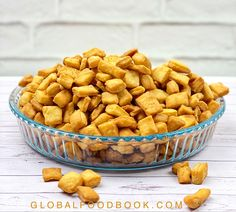
#> input picture data/qq.jpg, 236 x 212 px, found by its file name
$ python imageGradient.py   (older library calls are emulated)
#> lines starting #> are read from the running program, lines starting #| are printed output that depends on the picture; after the words box and inside, x2 and y2 are one past the last pixel; in counts of white or black regions, pixels touching at a corner belong together
import cv2
import numpy as np

from matplotlib import pyplot as plt


img = cv2.imread("qq.jpg", cv2.IMREAD_GRAYSCALE)
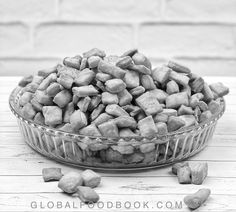
#> img: shape (212, 236); min 0, max 255, mean 189.4

lap = cv2.Laplacian(img, cv2.CV_64F, ksize=3)
lapb= np.uint8(np.absolute(lap))
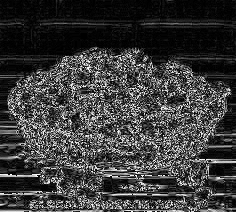
#> lapb: shape (212, 236); min 0, max 254, mean 59.3

soblex = cv2.Sobel(img, cv2.CV_64F, 1, 0)
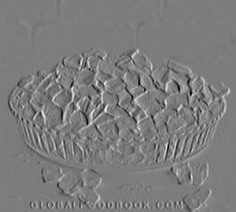
#> soblex: shape (212, 236) float64; min -722, max 751, mean 0; drawn with min black and max white
sobley = cv2.Sobel(img, cv2.CV_64F, 0, 1)
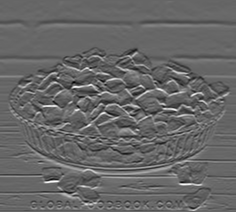
#> sobley: shape (212, 236) float64; min -588, max 868, mean 0.3; drawn with min black and max white
sobleX= np.uint8(np.absolute(soblex))
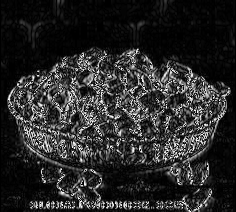
#> sobleX: shape (212, 236); min 0, max 255, mean 41.5
sobleY= np.uint8(np.absolute(sobley))
canny = cv2.Canny(img, 100, 200 )
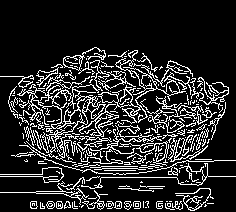
#> canny: shape (212, 236); 16.4% white in thin lines or dots, all inside (x1, y1, x2, y2) = (0, 47, 236, 211)

soblecombined = cv2.bitwise_or(sobleX, sobleY)
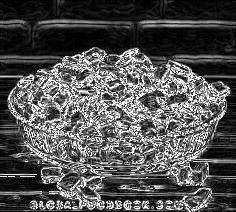
#> soblecombined: shape (212, 236); min 0, max 255, mean 83.3

tittles = ["orginal","lapb","sobleY","sobleX", "soblecombined", "canny" ]
imgs = [img, lapb, sobleY, sobleX, soblecombined, canny ]

for i in range(len(tittles)):
    plt.subplot(2,5, i+1), plt.imshow(imgs[i], "gray")
    plt.title(tittles[i])
    plt.xticks([]), plt.yticks([])


plt.show()

$ run again, with data/hhhf.jpg copied over data/qq.jpg
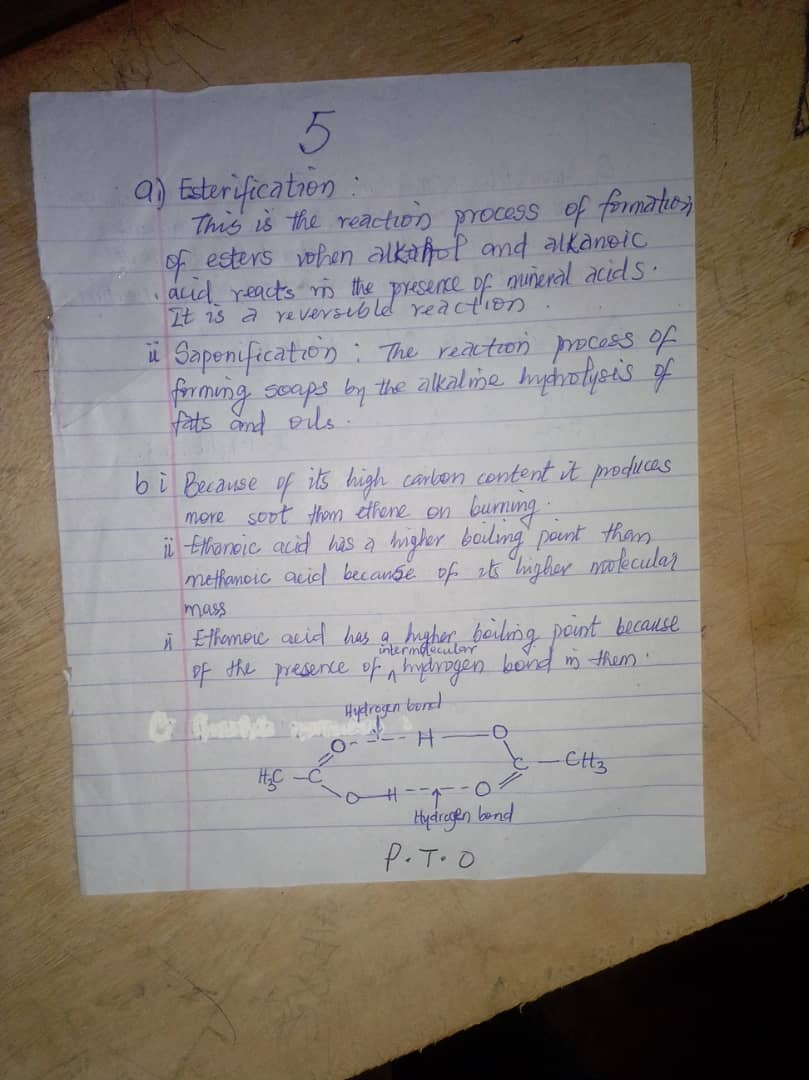
#> input picture data/hhhf.jpg, 809 x 1080 px, found by its file name
#> `canny = cv2.Canny(img, 100, 200 )`:
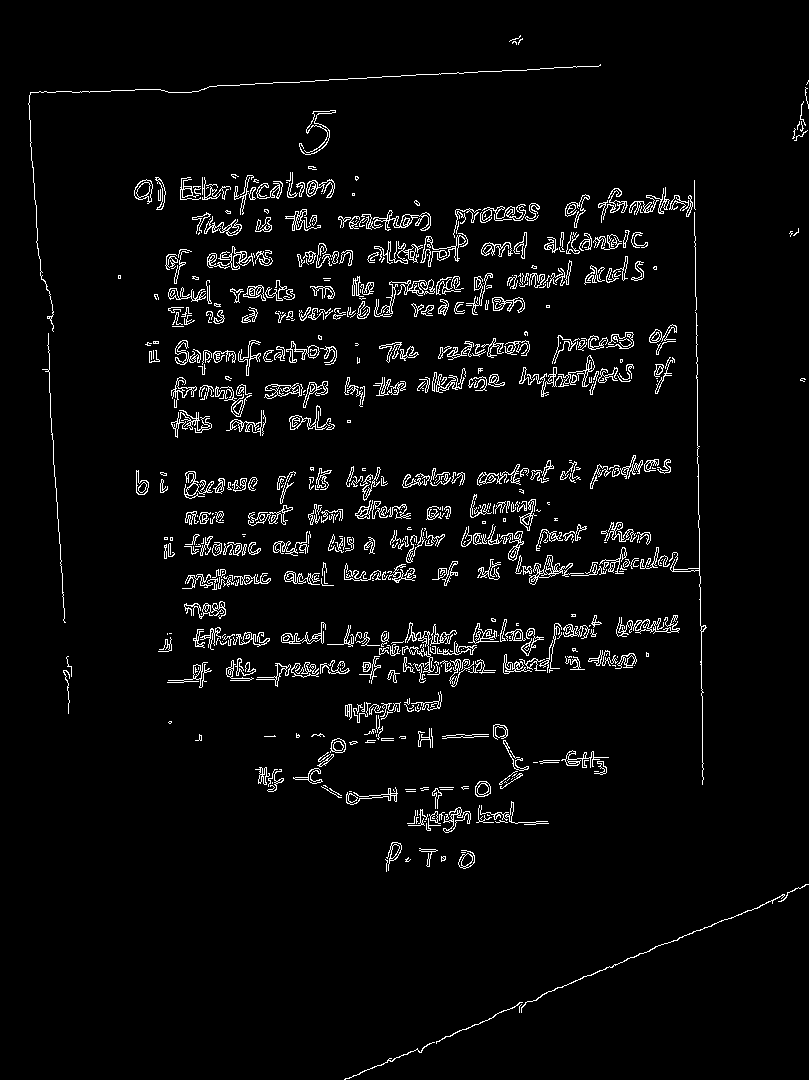
#> canny: shape (1080, 809); 4% white in thin lines or dots
#> `soblecombined = cv2.bitwise_or(sobleX, sobleY)`:
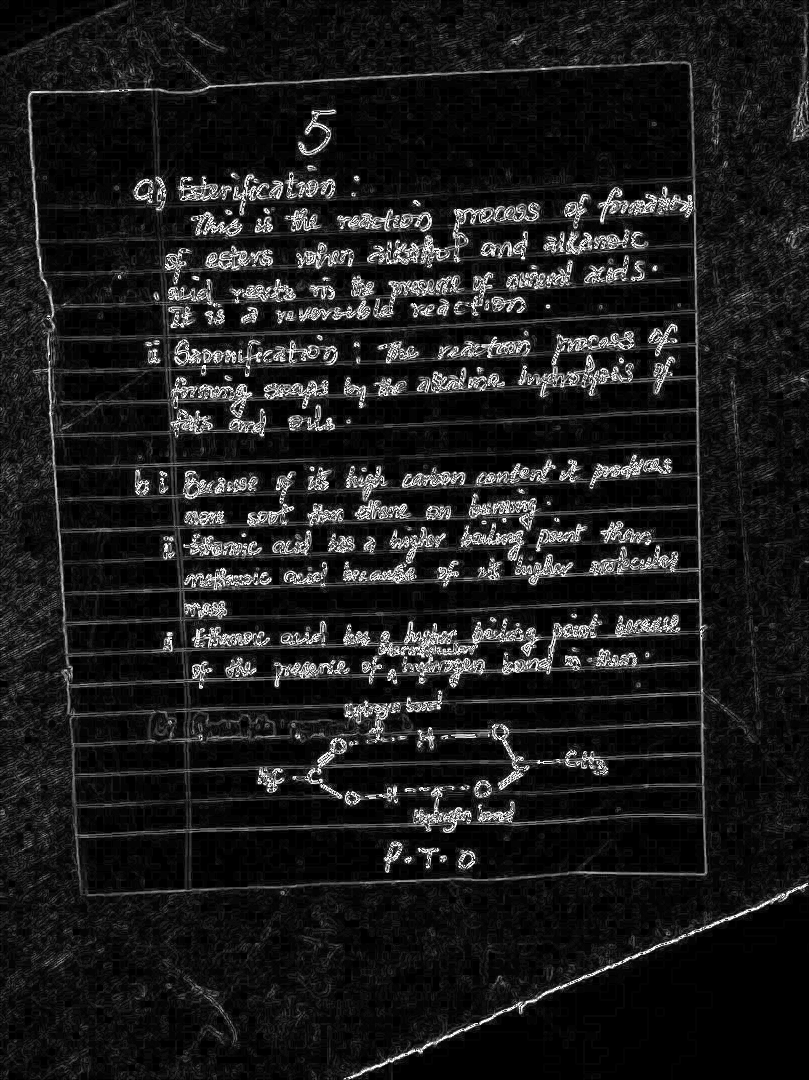
#> soblecombined: shape (1080, 809); min 0, max 255, mean 28
